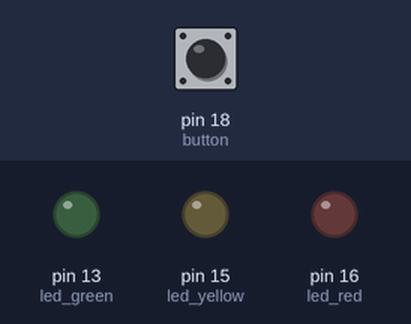
Simulated run of this program. Board: Raspberry Pi (header pin numbers). Parts: output pins drawn as LEDs (lit = HIGH). Dashed ring = blinking. The test bench sets the inputs (shaded band); at power-on: pin 18 (button) LOW.

Above: at 1.2 s.
1.3 s: pin 18 (button) pulled HIGH for 1 s
At 3.1 s:
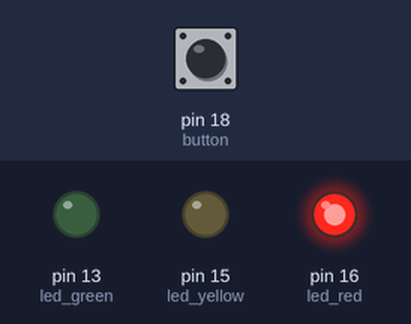
3.8 s: pin 18 (button) pulled HIGH for 0.15 s
At 4.3 s:
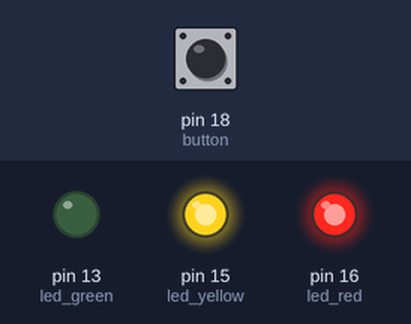
5.5 s: pin 18 (button) pulled HIGH for 3.2 s
At 6.6 s:
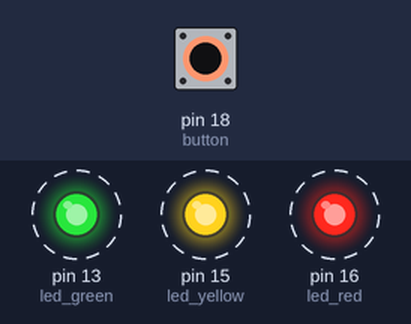
Timing chart, 0 to 10.2 s (numbered marks = the images above; inputs shaded):
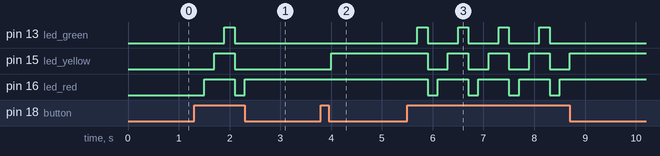

Measured:
- after the input at 1.3 s, pin 13 (led_green): LOW → HIGH after 0.60 s, → LOW 0.20 s later; pin 15 (led_yellow): LOW → HIGH after 0.40 s, → LOW 0.40 s later; pin 16 (led_red): LOW → HIGH after 0.20 s, → LOW 0.60 s later, → HIGH 0.20 s later
- after the input at 3.8 s, pin 15 (led_yellow): LOW → HIGH after 0.20 s
- after the input at 5.5 s, pin 13 (led_green): alternates HIGH for 0.20 s and LOW for 0.60 s, 8 changes in all, then stays LOW, starting after 0.20 s; pin 15 (led_yellow): alternates HIGH for 0.40 s and LOW for 0.40 s, 8 changes in all, then stays HIGH, starting after 0.40 s

The program:

main.py
```python
import RPi.GPIO as GPIO
import time

GPIO.setmode(GPIO.BOARD)
GPIO.setwarnings(False)

button = 18
led_red = 16
led_yellow = 15
led_green = 13
count = 0

GPIO.setup(button, GPIO.IN)
GPIO.setup(led_red, GPIO.OUT)
GPIO.setup(led_yellow, GPIO.OUT)
GPIO.setup(led_green, GPIO.OUT)

while True:
    if GPIO.input(button):
        count = count +1
        time.sleep(0.2)

    if count == 1: GPIO.output(led_red, GPIO.HIGH)
    if count == 2: GPIO.output(led_yellow, GPIO.HIGH)
    if count == 3: GPIO.output(led_green, GPIO.HIGH)

    if count == 4:
        count = 0
        GPIO.output(led_red, GPIO.LOW)
        GPIO.output(led_yellow, GPIO.LOW)
        GPIO.output(led_green, GPIO.LOW)
```
